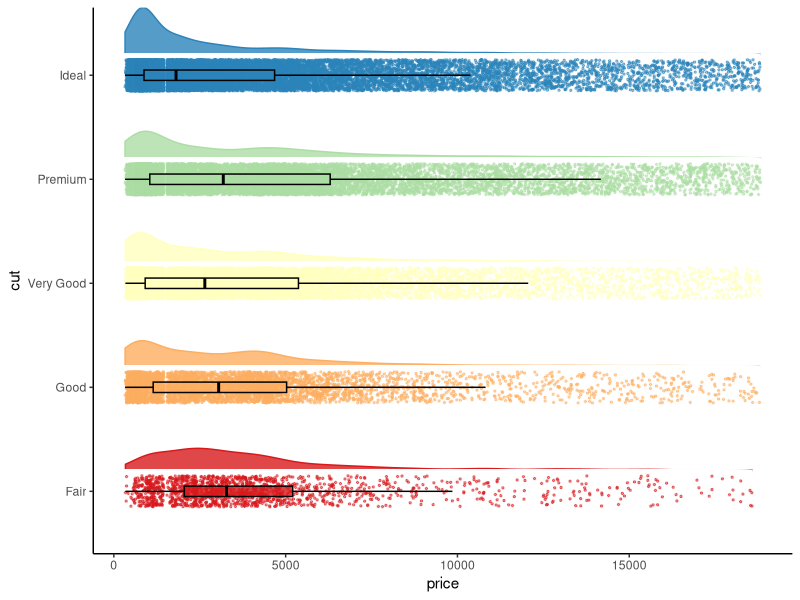
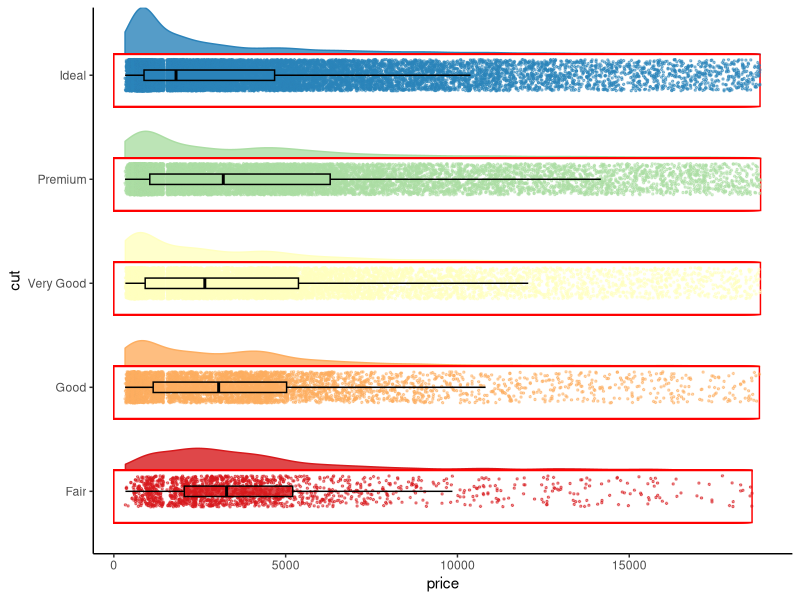
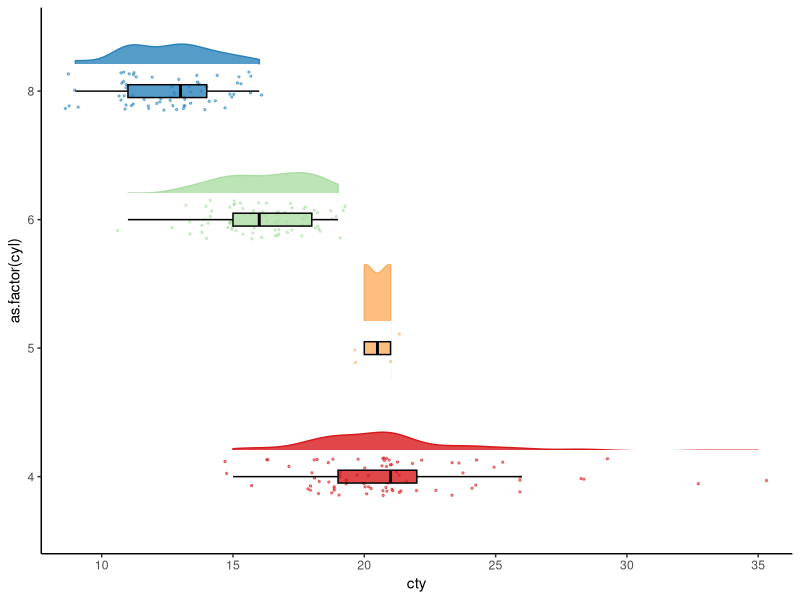
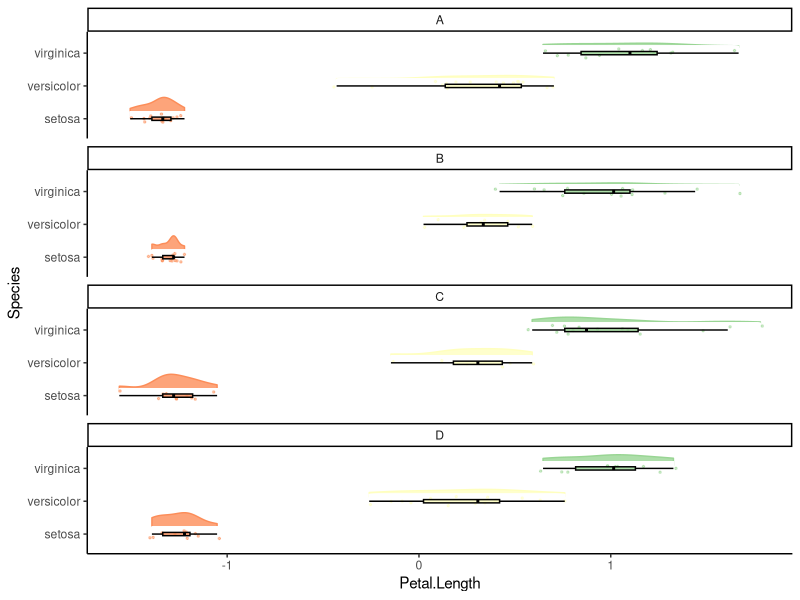

Source code (R) for these figures, in order:
## ---- chunk 1
knitr::opts_chunk$set(echo = TRUE)
## ---- chunk 2
library("ggplot2")

ggplot(data = diamonds, 
       aes(x = cut, 
           y = price, 
           fill = cut,
           colour = cut)) +
  geom_violin(alpha = .8, 
              position = position_nudge(x = .2, y = 0)) +
  stat_ydensity(geom = "bar", colour = "white", fill = "white", width = .5,
                position = position_nudge(x = -.05, y = 0)) +
  geom_jitter( width = .15, 
               size = .5, 
               alpha = 0.5) +
  geom_boxplot(width = 0.1, 
               outlier.shape = NA, 
               alpha = 0.8,
               color = "black") +
  coord_flip(ylim = c(min(diamonds$price),max(diamonds$price))) +
  theme_classic() +
  theme(legend.position = "none") +
  scale_color_brewer(palette = "Spectral") +
  scale_fill_brewer(palette = "Spectral") 

## ---- chunk 3
ggplot(data = diamonds, 
       aes(x = cut, 
           y = price, 
           fill = cut,
           colour = cut)) +
  geom_violin(alpha = .8, 
              position = position_nudge(x = .2, y = 0)) +
  stat_ydensity(geom = "bar", colour = "red", fill = "white", width = .5,
                position = position_nudge(x = -.05, y = 0)) +
  geom_jitter( width = .15, 
               size = .5, 
               alpha = 0.5) +
  geom_boxplot(width = 0.1, 
               outlier.shape = NA, 
               alpha = 0.8,
               color = "black") +
  coord_flip(ylim = c(min(diamonds$price),max(diamonds$price))) +
  theme_classic() +
  theme(legend.position = "none") +
  scale_color_brewer(palette = "Spectral") +
  scale_fill_brewer(palette = "Spectral") 

## ---- chunk 4
ggplot(data = mpg, 
       aes(x = as.factor(cyl), 
           y = cty, 
           fill = as.factor(cyl),
           colour = as.factor(cyl))) +
  geom_violin(alpha = .8, 
              position = position_nudge(x = .2, y = 0)) +
  stat_ydensity(geom = "bar", colour = "white", fill = "white", width = .5,
                position = position_nudge(x = -.05, y = 0)) +
  geom_jitter( width = .15, 
               size = .5, 
               alpha = 0.5) +
  geom_boxplot(width = 0.1, 
               outlier.shape = NA, 
               alpha = 0.8,
               color = "black") +
  coord_flip(ylim = c(min(mpg$cty),max(mpg$cty))) +
  theme_classic() +
  theme(legend.position = "none") +
  scale_color_brewer(palette = "Spectral") +
  scale_fill_brewer(palette = "Spectral") 

## ---- chunk 5
iris_exp <- iris
iris_exp$group <- sample(LETTERS[1:4], 150, replace = TRUE)
iris_exp$Petal.Length <- scale(iris_exp$Petal.Length)

ggplot(data = iris_exp, 
       aes(x = Species, 
           y = Petal.Length, 
           fill = Species,
           colour = Species)) +
  geom_violin(alpha = .8, 
              position = position_nudge(x = .2, y = 0)) +
  stat_ydensity(geom = "bar", colour = "white", fill = "white", width = .5,
                position = position_nudge(x = -.05, y = 0)) +
  geom_jitter( width = .15, 
               size = .5, 
               alpha = 0.5) +
  geom_boxplot(width = 0.1, 
               outlier.shape = NA, 
               alpha = 0.8,
               color = "black") +
  coord_flip(ylim = c(min(iris_exp$Petal.Length),max(iris_exp$Petal.Length))) +
  theme_classic() + 
  theme(legend.position = "none") +
  facet_wrap(. ~ group, ncol = 1) +
  scale_color_brewer(palette = "Spectral") +
  scale_fill_brewer(palette = "Spectral") 

